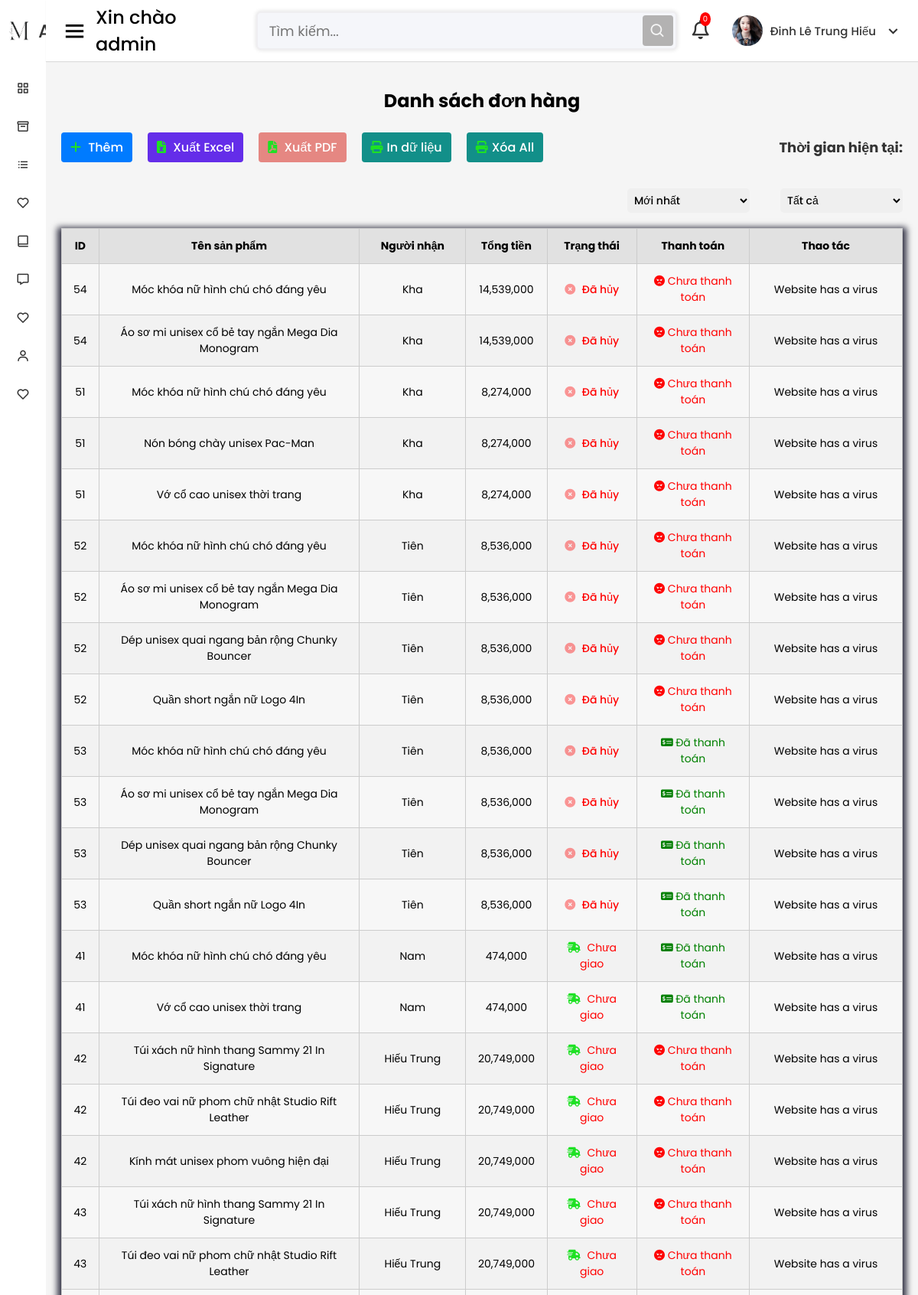
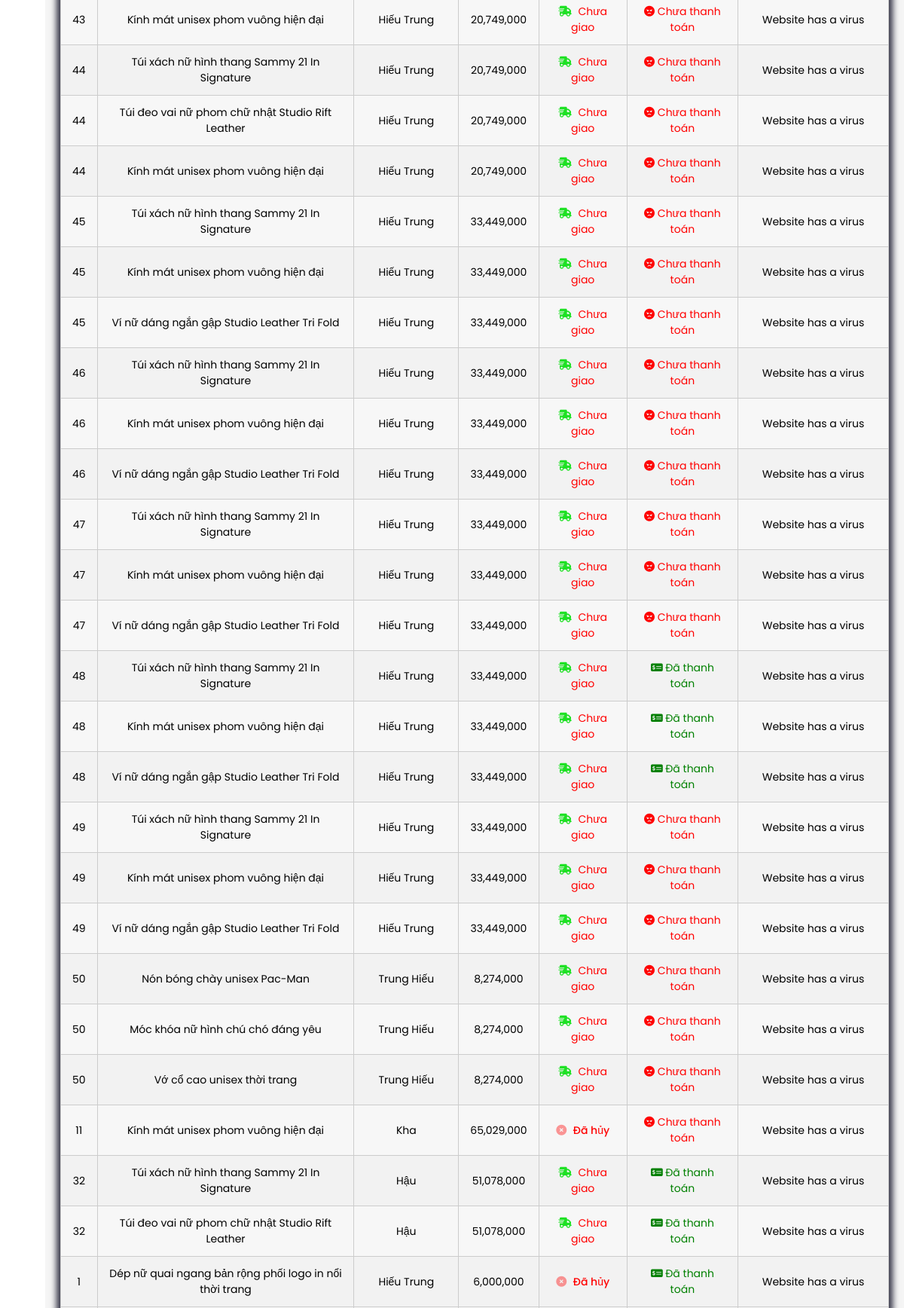
Screenshot of /app/views/admin/view/odersList.php (signed in, upper part) with the database file from the repository (2 pictures, top to bottom).
### tables this page shows
CREATE TABLE `oders` (
  `id` int(11) NOT NULL,
  `cus_id` int(11) DEFAULT NULL COMMENT 'mã user',
  `recipient_name` varchar(200) DEFAULT NULL COMMENT 'tên người nhận',
  `phone_number` varchar(11) DEFAULT NULL COMMENT 'sdt người nhận',
  `address_detail` varchar(100) DEFAULT NULL COMMENT 'số nhà / tên đường',
  `province` varchar(200) DEFAULT NULL COMMENT 'tỉnh / thành phố',
  `district` varchar(200) DEFAULT NULL COMMENT 'quận / huyện',
  `ward` varchar(200) DEFAULT NULL COMMENT 'phường / xã',
  `coupon_code_id` int(11) DEFAULT NULL COMMENT 'mã giảm giá',
  `payment_method` tinyint(4) DEFAULT 0 COMMENT '0:tiền mặt COD, 1:bank',
  `total_amount` float DEFAULT NULL COMMENT 'tổng tiền',
  `status_payment` tinyint(1) DEFAULT 0 COMMENT '0: chưa thanh toán; 1: đã thanh toán',
  `status_delivery` tinyint(1) DEFAULT 0 COMMENT '0: chưa giao; 1: đang giao; 2: đã giao; 3: đã hủy',
  `created_at` date DEFAULT NULL COMMENT 'ngày tạo oder'
);

CREATE TABLE `products` (
  `id` int(11) NOT NULL,
  `name` varchar(255) DEFAULT NULL,
  `decsription` text DEFAULT NULL,
  `quantity` int(11) DEFAULT NULL COMMENT 'số lượng hàng tồn kho',
  `price` float NOT NULL,
  `sale_price` float DEFAULT NULL,
  `featured` tinyint(1) NOT NULL DEFAULT 0 COMMENT '0:bình thường, 1:nổi bật',
  `best_seller` tinyint(1) NOT NULL DEFAULT 0 COMMENT '0: bình thường, 1: bán chạy',
  `cate_id` int(11) DEFAULT NULL COMMENT 'thuộc về loại hàng nào',
  `create_at` date DEFAULT NULL,
  `update_at` date DEFAULT NULL,
  `size` int(11) DEFAULT -1 COMMENT '-1: not size; 0: size áo: 1: size giày'
);

### app/models/DAO/functions.php (called while the page is built, shortened)
<?php
require_once $_SERVER['DOCUMENT_ROOT'] . '/Shop_FashionHub/app/models/DAO/connect.php';
function getOrdersInfo($paymentStatus, $orderBy)
{
    global $db;
    $query = "SELECT
        o.id AS order_id,
        o.recipient_name,
        o.phone_number,
        o.address_detail,
        o.province,
        o.district,
        o.ward,
        o.total_amount,
        o.status_payment,
        o.status_delivery,
        o.created_at AS order_created_at,
        u.full_name AS customer_name,
        p.name AS product_name
    FROM oders o
    INNER JOIN users u ON o.cus_id = u.id
    INNER JOIN oder_detail od ON o.id = od.oder_id
    INNER JOIN products p ON od.product_id = p.id";
    if ($orderBy === 'newest') {
        $query .= " ORDER BY o.created_at DESC";
    } elseif ($orderBy === 'oldest') {
        $query .= " ORDER BY o.created_at ASC";
    }
    $stmt = $db->prepare($query);
    $stmt->execute();
    $orders = $stmt->fetchAll(PDO::FETCH_ASSOC);
    return $orders;
}

### app/views/admin/view/odersList.php (the view, shortened to what this page needs)
<?php
include_once("../parts/header.php");
?>
<?php include_once("../parts/slidebar.php"); ?>
<?php
$selectedStatus = isset($_GET['status']) ? $_GET['status'] : 'all';
$selectedOrderBy = isset($_GET['orderBy']) ? $_GET['orderBy'] : 'newest';
$orders = getOrdersInfo($selectedStatus, $selectedOrderBy);
?>
<h2 class="title">Danh sách đơn hàng</h2>
<div class="menu-chucnang">
    <div class="menu-left">
        <h4 class="add-category"><a href="addProduct.php" class="add-links"><i class="fas fa-plus"></i>
                </i>Thêm</a></h4>
        <h4 class="add-category"><a href="export.php" class="add-links" id="xuat-excel"><i class="fas fa-file-excel"></i>
                Xuất Excel</a></h4>
        <h4 class="add-category"><a href="export.php?export_pdf" class="add-links" id="xuat-pdf"><i class="fas fa-file-pdf"></i>
                Xuất PDF</a></h4>
        <h4 class="add-category"><a href="export.php" class="add-links" id="In"><i class="fas fa-print"></i>In dữ
                liệu</a></h4>
        <h4 class="add-category"><a href="#" onclick="deleteAllProducts()" class="add-links" id="In"><i class="fas fa-print"></i>Xóa All</a></h4>
    </div>
    <div class="menu-right">
        <h5>Thời gian hiện tại: <span id="current-time"></span></h5>
    </div>
</div>
<div class="sap-xep">
    <select name="status" id="status" onchange="changeStatus()">
        <option value="all">Tất cả</option>
    </select>
</div>
<div class="sap-xep">
    <select name="orderBy" id="orderBy" onchange="changeOrderBy()">
        <option value="newest" <?php if ($selectedOrderBy === 'newest') echo 'selected'; ?>>Mới nhất</option>
    </select>
</div>
<div class="table">
    <table class="category-table">
        <thead>
            <tr>
                <th>ID</th>
                <th>Tên sản phẩm</th>
                <th>Người nhận</th>
                <th>Tổng tiền</th>
                <th>Trạng thái</th>
                <th>Thanh toán</th>
                <th>Thao tác</th>
            </tr>
        </thead>
        <tbody>
            <?php
            foreach ($orders as $order) {
                $statusClass = '';
                $statusIcon = '';
                if ($order['status_delivery'] == 0) {
                    $statusText = 'Chưa giao';
                    $statusClass = 'status-not-delivered';
                    $statusIcon = '<i class="fas fa-shipping-fast animate__animated animate__spin"></i>';
                } elseif ($order['status_delivery'] == 1) {
                    $statusText = 'Đang giao';
                    $statusClass = 'status-in-progress';
                    $statusIcon = '<i class="fas fa-shipping-fast animate__animated animate__bounce"></i>';
                } elseif ($order['status_delivery'] == 2) {
                    $statusText = 'Đã giao';
                    $statusClass = 'status-delivered';
                    $statusIcon = '<i class="fas fa-check-circle cart three animate__animated animate__swing animate__repeat-3"></i>';
                } elseif ($order['status_delivery'] == 3) {
                    $statusText = 'Đã hủy';
                    $statusClass = 'status-huy';
                    $statusIcon = '<i class="fas fa-times-circle"></i>';
                } else {
                    $statusText = 'Không xác định';
                }
                $paymentClass = '';
                $paymentIcon = '';
                if ($order['status_payment'] == 0) {
                    $paymentText = 'Chưa thanh toán';
                    $paymentClass = 'status-not-paid';
                    $paymentIcon = '<i class="fa-solid fa-face-angry animate__animated animate__swing animate__repeat-3"></i>';
                } elseif ($order['status_payment'] == 1) {
                    $paymentText = 'Đã thanh toán';
                    $paymentClass = 'status-paid';
                    $paymentIcon = '<i class="fa-solid fa-money-check-dollar animate__animated animate__swing animate__repeat-3"></i>';
                } else {
                    $paymentText = 'Không xác định';
                }
            ?>
                <tr>
                    <td><?php echo $order['order_id']; ?></td>
                    <td><?php echo $order['product_name']; ?></td>
                    <td><?php echo $order['recipient_name']; ?></td>
                    <td><?php echo number_format($order['total_amount'], 0, ',', ',');  ?></td>
                    <td class="<?php echo $statusClass; ?>"><?php echo $statusIcon . ' ' . $statusText; ?></td>
                    <td class="<?php echo $paymentClass; ?>"><?php echo $paymentIcon . ' ' . $paymentText; ?></td>
                    <td class="action-links">
                        <?php if ($_SESSION['user_position'] != 0) { ?>
                            <a href="editOrder.php?id=<?php echo $order['order_id']; ?>" class="btn-sua">Sửa</a>
                            <a href="#" onclick="return confirmDelete(<?php echo $order['order_id']; ?>, '<?php echo $order['status_payment']; ?>');" class="btn-xoa">Xóa</a>
                        <?php } else
                            echo "Website has a virus";
                        ?>
                    </td>
                </tr>
            <?php
            }
            ?>
        </tbody>
    </table>
</div>
<?php include_once("../parts/footer.php"); ?>

### app/views/admin/public/css/style.css (style rules this page uses)
* { margin: 0; padding: 0; box-sizing: border-box; font-family: 'Poppins', sans-serif; }
.title { text-align: center; margin: 10px 0; }
select { width: 100%; border: none; outline: none; padding: 5px; border-radius: 5px; }
.menu-chucnang { display: flex; justify-content: space-between; padding: 20px; }
.menu-left { display: flex; }
.add-category { margin-right: 10px; }
.add-links { background-color: #007bff; color: #fff; font-weight: 500; padding: 8px 12px; border-radius: 4px; }
#xuat-excel { background-color: #642de9; transition: background-color 0.9s; }
#xuat-pdf { background-color: #e58782; transition: background-color 0.9s; }
#In { background-color: #128f89; transition: background-color 0.9s; }
.fas { margin-right: 5px; color: #1ee124; }
h5 { font-size: 18px; color: #333; }
.table { padding: 20px; }
.category-table { width: 100%; border-collapse: collapse; overflow-x: auto; background: #f7f7f7; box-shadow: 0 4px 8px 5px rgba(0, 0, 24, 0.8); }
.category-table th, .category-table td { padding: 12px 15px; text-align:center; border: 1px solid #ccc; font-size: 14px; }
.category-table tbody tr:nth-child(even) { background-color: #f2f2f2; }
.category-table th { background-color: #e1e1e1; font-weight: bold; }

### app/views/admin/public/css/singin.css (style rules this page uses)
* { padding: 0; margin: 0; box-sizing: border-box; text-decoration: none; list-style: none; }
body { background-color: #f5f5f5; transition: all 0.8s ease; font-family: "Poppins", sans-serif; }

### app/views/admin/view/odersList.php (style rules this page uses)
.menu-chucnang { display: flex; justify-content: space-between; align-items: center; flex-wrap: wrap; }
.menu-left { display: flex; gap: 20px; }
.menu-right { text-align: end; }
.add-category { margin: 0; }
.action-links { width: 200px; margin: 0 auto; }
.sap-xep { display: block; width: 200px; padding: 20px; float: right; }
.sap-xep select { font-size: 14px; font-weight: 500; }
.status-not-delivered { color: red; }
.status-huy { color: red; font-weight: 500; }
.fa-times-circle { color: red; opacity: 0.4; }
.fa-face-angry { color: red; }
.status-not-paid { color: red; }
.status-paid { color: green; }

### rows the page displays
oders: id "54", products.name "Móc khóa nữ hình chú chó đáng yêu", recipient_name "Kha", total_amount "14,539,000", status_delivery "Đã hủy", status_payment "Chưa thanh toán", products.name "Áo sơ mi unisex cổ bẻ tay ngắn Mega Dia Monogram"
oders: id "51", products.name "Móc khóa nữ hình chú chó đáng yêu", recipient_name "Kha", total_amount "8,274,000", status_delivery "Đã hủy", status_payment "Chưa thanh toán", products.name "Nón bóng chày unisex Pac-Man", products.name "Vớ cổ cao unisex thời trang"
oders: id "52", products.name "Móc khóa nữ hình chú chó đáng yêu", recipient_name "Tiên", total_amount "8,536,000", status_delivery "Đã hủy", status_payment "Chưa thanh toán", products.name "Áo sơ mi unisex cổ bẻ tay ngắn Mega Dia Monogram", products.name "Dép unisex quai ngang bản rộng Chunky Bouncer", products.name "Quần short ngắn nữ Logo 4In"
oders: id "53", products.name "Móc khóa nữ hình chú chó đáng yêu", recipient_name "Tiên", total_amount "8,536,000", status_delivery "Đã hủy", status_payment "Đã thanh toán", products.name "Áo sơ mi unisex cổ bẻ tay ngắn Mega Dia Monogram", products.name "Dép unisex quai ngang bản rộng Chunky Bouncer", products.name "Quần short ngắn nữ Logo 4In"
oders: id "41", products.name "Móc khóa nữ hình chú chó đáng yêu", recipient_name "Nam", total_amount "474,000", status_delivery "Chưa giao", status_payment "Đã thanh toán", products.name "Vớ cổ cao unisex thời trang"
oders: id "42", products.name "Túi xách nữ hình thang Sammy 21 In Signature", recipient_name "Hiếu Trung", total_amount "20,749,000", status_delivery "Chưa giao", status_payment "Chưa thanh toán", products.name "Túi đeo vai nữ phom chữ nhật Studio Rift Leather", products.name "Kính mát unisex phom vuông hiện đại"
oders: id "43", products.name "Túi xách nữ hình thang Sammy 21 In Signature", recipient_name "Hiếu Trung", total_amount "20,749,000", status_delivery "Chưa giao", status_payment "Chưa thanh toán", products.name "Túi đeo vai nữ phom chữ nhật Studio Rift Leather", products.name "Kính mát unisex phom vuông hiện đại"
oders: id "44", products.name "Túi xách nữ hình thang Sammy 21 In Signature", recipient_name "Hiếu Trung", total_amount "20,749,000", status_delivery "Chưa giao", status_payment "Chưa thanh toán", products.name "Túi đeo vai nữ phom chữ nhật Studio Rift Leather", products.name "Kính mát unisex phom vuông hiện đại"
oders: id "45", products.name "Túi xách nữ hình thang Sammy 21 In Signature", recipient_name "Hiếu Trung", total_amount "33,449,000", status_delivery "Chưa giao", status_payment "Chưa thanh toán", products.name "Kính mát unisex phom vuông hiện đại", products.name "Ví nữ dáng ngắn gập Studio Leather Tri Fold"
oders: id "46", products.name "Túi xách nữ hình thang Sammy 21 In Signature", recipient_name "Hiếu Trung", total_amount "33,449,000", status_delivery "Chưa giao", status_payment "Chưa thanh toán", products.name "Kính mát unisex phom vuông hiện đại", products.name "Ví nữ dáng ngắn gập Studio Leather Tri Fold"
oders: id "47", products.name "Túi xách nữ hình thang Sammy 21 In Signature", recipient_name "Hiếu Trung", total_amount "33,449,000", status_delivery "Chưa giao", status_payment "Chưa thanh toán", products.name "Kính mát unisex phom vuông hiện đại", products.name "Ví nữ dáng ngắn gập Studio Leather Tri Fold"
oders: id "48", products.name "Túi xách nữ hình thang Sammy 21 In Signature", recipient_name "Hiếu Trung", total_amount "33,449,000", status_delivery "Chưa giao", status_payment "Đã thanh toán", products.name "Kính mát unisex phom vuông hiện đại", products.name "Ví nữ dáng ngắn gập Studio Leather Tri Fold"
oders: id "49", products.name "Túi xách nữ hình thang Sammy 21 In Signature", recipient_name "Hiếu Trung", total_amount "33,449,000", status_delivery "Chưa giao", status_payment "Chưa thanh toán", products.name "Kính mát unisex phom vuông hiện đại", products.name "Ví nữ dáng ngắn gập Studio Leather Tri Fold"
oders: id "50", products.name "Nón bóng chày unisex Pac-Man", recipient_name "Trung Hiếu", total_amount "8,274,000", status_delivery "Chưa giao", status_payment "Chưa thanh toán", products.name "Móc khóa nữ hình chú chó đáng yêu", products.name "Vớ cổ cao unisex thời trang"
oders: id "11", products.name "Kính mát unisex phom vuông hiện đại", recipient_name "Kha", total_amount "65,029,000", status_delivery "Đã hủy", status_payment "Chưa thanh toán"
oders: id "32", products.name "Túi xách nữ hình thang Sammy 21 In Signature", recipient_name "Hậu", total_amount "51,078,000", status_delivery "Chưa giao", status_payment "Đã thanh toán", products.name "Túi đeo vai nữ phom chữ nhật Studio Rift Leather"
oders: id "1", products.name "Dép nữ quai ngang bản rộng phối logo in nổi thời trang", recipient_name "Hiếu Trung", total_amount "6,000,000", status_delivery "Đã hủy", status_payment "Đã thanh toán"

### other values shown
countNotifications() "0"
$_SESSION['user_fullname'] "Đinh Lê Trung Hiếu"
